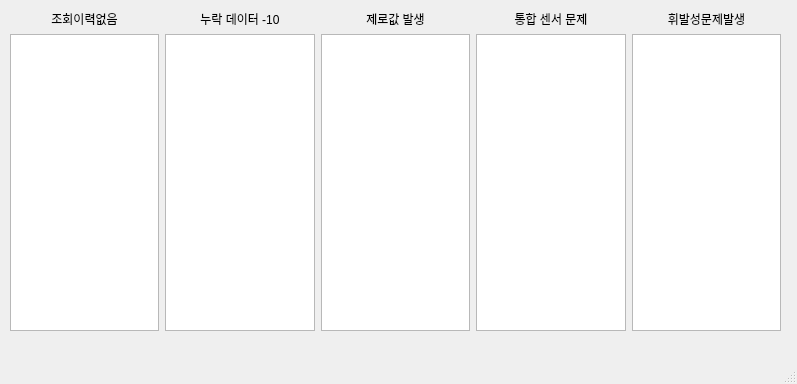
<?xml version="1.0" encoding="UTF-8"?>
<ui version="4.0">
 <class>MainWindow</class>
 <widget class="QMainWindow" name="MainWindow">
  <property name="geometry">
   <rect>
    <x>0</x>
    <y>0</y>
    <width>797</width>
    <height>384</height>
   </rect>
  </property>
  <property name="windowTitle">
   <string>MainWindow</string>
  </property>
  <widget class="QWidget" name="centralwidget">
   <widget class="QWidget" name="verticalLayoutWidget">
    <property name="geometry">
     <rect>
      <x>10</x>
      <y>10</y>
      <width>771</width>
      <height>321</height>
     </rect>
    </property>
    <layout class="QVBoxLayout" name="verticalLayout">
     <item>
      <layout class="QHBoxLayout" name="horizontalLayout_2">
       <item>
        <widget class="QLabel" name="label_5">
         <property name="text">
          <string>조회이력없음</string>
         </property>
         <property name="alignment">
          <set>Qt::AlignCenter</set>
         </property>
        </widget>
       </item>
       <item>
        <widget class="QLabel" name="label_4">
         <property name="text">
          <string>누락 데이터 -10</string>
         </property>
         <property name="alignment">
          <set>Qt::AlignCenter</set>
         </property>
        </widget>
       </item>
       <item>
        <widget class="QLabel" name="label_3">
         <property name="text">
          <string>제로값 발생</string>
         </property>
         <property name="alignment">
          <set>Qt::AlignCenter</set>
         </property>
        </widget>
       </item>
       <item>
        <widget class="QLabel" name="label">
         <property name="text">
          <string>통합 센서 문제</string>
         </property>
         <property name="alignment">
          <set>Qt::AlignCenter</set>
         </property>
        </widget>
       </item>
       <item>
        <widget class="QLabel" name="label_2">
         <property name="text">
          <string>휘발성문제발생</string>
         </property>
         <property name="alignment">
          <set>Qt::AlignCenter</set>
         </property>
        </widget>
       </item>
      </layout>
     </item>
     <item>
      <layout class="QHBoxLayout" name="horizontalLayout">
       <item>
        <widget class="QListView" name="listView_1"/>
       </item>
       <item>
        <widget class="QListView" name="listView_2"/>
       </item>
       <item>
        <widget class="QListView" name="listView_3"/>
       </item>
       <item>
        <widget class="QListView" name="listView_4"/>
       </item>
       <item>
        <widget class="QListView" name="listView_5"/>
       </item>
      </layout>
     </item>
    </layout>
   </widget>
  </widget>
  <widget class="QMenuBar" name="menubar">
   <property name="geometry">
    <rect>
     <x>0</x>
     <y>0</y>
     <width>797</width>
     <height>21</height>
    </rect>
   </property>
  </widget>
  <widget class="QStatusBar" name="statusbar"/>
 </widget>
 <resources/>
 <connections/>
</ui>
